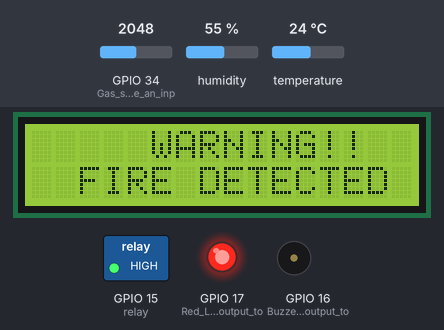
Recording of a sketch running on a simulated ESP32. On the bench: 16×2 character LCD, switched loads named in the sketch (green lamp = pin HIGH), output pins drawn as LEDs (lit = HIGH), buzzer (waves = sounding). The inputs (shaded band) are chosen by the test bench; at power-on: GPIO 34 (Gas_sensor_will_be_an_inp) = 2048, humidity 55 %, temperature 24 °C. WiFi joins after 1.5 s; servers stay silent unless stated; what the sketch prints to the serial monitor is not drawn.

Above: at 2.7 s.
2.8 s: GPIO 34 (Gas_sensor_will_be_an_inp) set to 1995
11.2 s: GPIO 34 (Gas_sensor_will_be_an_inp) set to 1891
At 18.4 s:
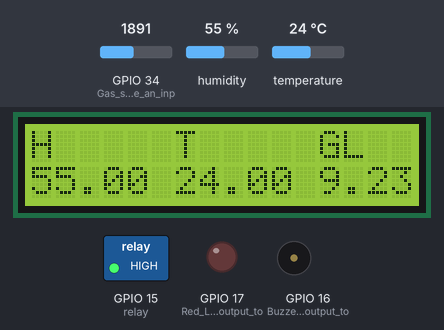
18.7 s: humidity set to 22 %
At 20.6 s:
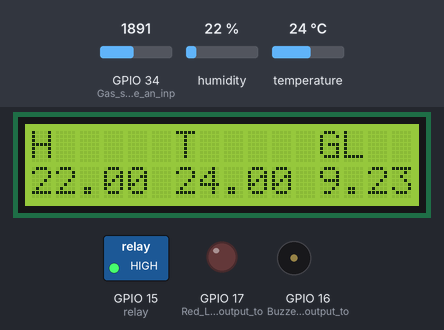
25.8 s: temperature set to 12 °C
At 26.9 s:
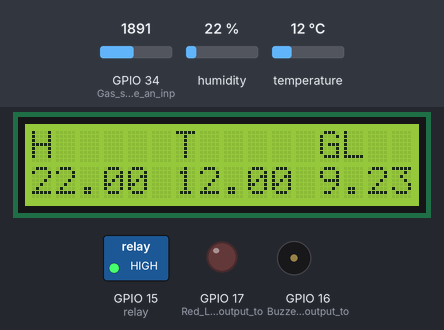
32.9 s: humidity set to 40 %
At 35.3 s:
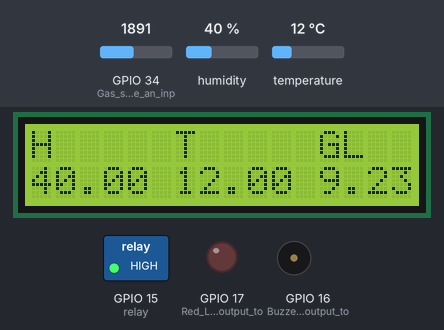
40.0 s: GPIO 34 (Gas_sensor_will_be_an_inp) set to 1228
At 42.9 s:
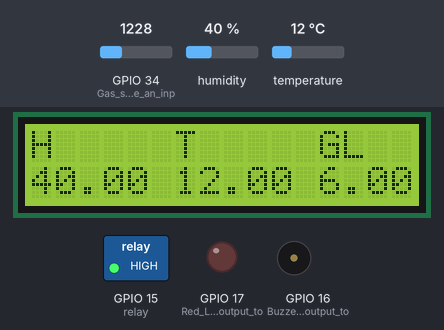
Timing chart, 0 to 44.4 s (numbered marks = the images above; inputs shaded):
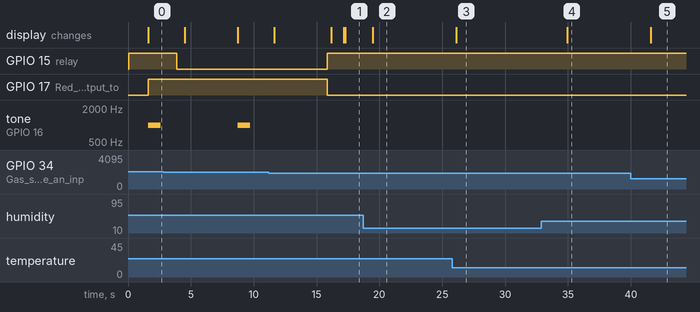

The sketch:

ArduinoIdeFile.ino
```cpp
//Below is the code of my Smart-RoomGuard Project
//For any help feel free to reach out to me

#include <Wire.h>
#include <WiFi.h>
#include <WiFiClientSecure.h>
#include <UniversalTelegramBot.h>
#include <LiquidCrystal.h>
#include "MQ135.h"
#include "DHT.h"

//dht pins
#define DHTPIN 4
#define relay 15
#define DHTTYPE DHT22
DHT dht(DHTPIN, DHTTYPE);
int flag = 0;

//thingspeak and telegram integration
String apiKey = "#api_key"; //enter apikey of thingspeak
const char *ssid = "#Wifi_name";  //enter name of Wifi
const char *pass = "#Wifi_password"; //enter password of Wifi network
#define BOTtoken "#bot_token"     //enter telegram bot token of the bot from botfather
#define CHAT_ID "#chat_id"    //enter your own chat_id so that bot can use that to send message
#define REPORTING_PERIOD_MS 1000
const char *server = "api.thingspeak.com";  //thingspeak server integration
WiFiClient client2;
WiFiClientSecure client;

UniversalTelegramBot bot(BOTtoken, client);
//lcd pins
LiquidCrystal My_LCD(22, 23, 5, 18, 19, 21);

void setup() {
  Serial.begin(115200);
  My_LCD.begin(16, 2);
  My_LCD.clear();
  //gas sensor pins
  pinMode(16, OUTPUT);     //Buzzer will be output to ESP32
  pinMode(relay, OUTPUT);  //LOCK
  pinMode(17, OUTPUT);     //Red Led will be output to ESP32
  pinMode(34, INPUT);      //Gas sensor will be an input to the ESP32
  digitalWrite(relay, HIGH);
  digitalWrite(17, LOW);
  delay(10);

  //DHT
  dht.begin();
  //Wifi
  WiFi.mode(WIFI_STA);
  WiFi.begin(ssid, pass);
  client.setCACert(TELEGRAM_CERTIFICATE_ROOT);
  while (WiFi.status() != WL_CONNECTED) {
    delay(500);
    Serial.print(".");
  }
  Serial.println("");
  Serial.println("WiFi connected");
  Serial.println("IP address: ");
  Serial.println(WiFi.localIP());
  // bot.sendMessage(CHAT_ID, "Wifi connected!");
}

void loop() {
  //gas sensor
  MQ135 gasSensor = MQ135(34);
  float air_quality;
  air_quality = getVoltage(34);

  //dht
  float Humidity = dht.readHumidity();
  float Temperature = dht.readTemperature();

  if (isnan(Humidity) || isnan(Temperature)) {
    Serial.println(F("Failed to read from DHT sensor!"));
    delay(1000);
    return;
  }


  if (air_quality > 9.5 || Temperature > 200) {
    flag = 1;
    delay(10);
    tone(16, 1000, 1000);  //Buzzer is ON
    digitalWrite(17, HIGH);
    My_LCD.clear();
    My_LCD.setCursor(5, 0);
    My_LCD.print("WARNING!!");
    My_LCD.setCursor(2, 1);
    My_LCD.print("FIRE DETECTED");
    bot.sendMessage(CHAT_ID, "Warning!! Fire Detected");
    delay(2000);
    digitalWrite(relay, LOW);  //emergency lock is OPEN
    bot.sendMessage(CHAT_ID, "Emergency Gate Opened");
    bot.sendMessage(CHAT_ID, "Check Room Condition here : https://thingspeak.com/channels/2363375");
    My_LCD.clear();
    delay(10);
    My_LCD.setCursor(1, 0);
    My_LCD.print("EMERGENCY GATE");
    My_LCD.setCursor(5, 1);
    My_LCD.print("OPENED");
    delay(1000);
    // digitalWrite(17, LOW);


    Serial.println("Warning!! Fire Detected");
    Serial.print(" Gas Level:");
    Serial.println(air_quality);
    Serial.print("Humidity: ");
    Serial.print(Humidity);
    Serial.print("%  Temperature: ");
    Serial.print(Temperature);
    Serial.println("°C ");
    Serial.println("");
    delay(1000);
  }
  if (air_quality < 9.5 && Temperature < 200) {
    if (flag == 1) {
      flag = 0;
      //Buzzer is OFF
      digitalWrite(relay, HIGH);  //emergency lock is OFF
      digitalWrite(17, LOW);      //RED LED id OFF
      bot.sendMessage(CHAT_ID, "Condition Stabilized");
      Serial.print("Humidity: ");
      Serial.print(Humidity);
      Serial.print("%  Temperature: ");
      Serial.print(Temperature);
      Serial.print("°C ");
      Serial.print("  Gas Level:");
      Serial.println(air_quality);
      //LCD

      tone(16, 1000, 1000);
      My_LCD.clear();
      My_LCD.setCursor(4, 0);
      My_LCD.print("Condition");
      My_LCD.setCursor(3, 1);
      My_LCD.print("Stabilized");

      tone(16, 0, 1000);
      delay(1000);
      My_LCD.clear();
      delay(100);
      My_LCD.setCursor(0, 0);
      My_LCD.print("H     T     GL");
      My_LCD.setCursor(0, 1);
      My_LCD.print(Humidity);
      My_LCD.setCursor(6, 1);
      My_LCD.print(Temperature);
      My_LCD.setCursor(12, 1);
      My_LCD.print(air_quality);
    } else {
      tone(16, 0, 1000);
      My_LCD.clear();             //Buzzer is OFF
      digitalWrite(relay, HIGH);  //emergency lock is OFF
      digitalWrite(17, LOW);      //RED LED id OFF
      Serial.print("Humidity: ");
      Serial.print(Humidity);
      Serial.print("%  Temperature: ");
      Serial.print(Temperature);
      Serial.print("°C ");
      Serial.print("  Gas Level:");
      Serial.println(air_quality);
      //LCD
      My_LCD.setCursor(0, 0);
      My_LCD.print("H     T     GL");
      My_LCD.setCursor(0, 1);
      My_LCD.print(Humidity);
      My_LCD.setCursor(6, 1);
      My_LCD.print(Temperature);
      My_LCD.setCursor(12, 1);
      My_LCD.print(air_quality);
    }

    // delay(1000);
  }

  // thing speak
  if (client2.connect(server, 80))  //   "184.106.153.149" or api.thingspeak.com
  {
    Serial.println("Sending....");
    String sendData = apiKey + " &field1=" + (air_quality) + " &field2=" + (Temperature) + " &field3=" + (Humidity) + "r\n";
    // Serial.println(sendData);

    client2.print("POST /update HTTP/1.1\n");
    client2.print("Host: api.thingspeak.com\n");
    client2.print("Connection: close\n");
    client2.print("X-THINGSPEAKAPIKEY: " + apiKey + "\n");
    client2.print("Content-Type: application/x-www-form-urlencoded\n");
    client2.print("Content-Length: ");
    client2.print(sendData.length());
    client2.print("\n\n");
    client2.print(sendData);

    delay(1000);
  } else {
    Serial.println("Server Not found");
  }

  client2.stop();

  delay(1000);
}
float getVoltage(int pin) {
  return (analogRead(pin) * 0.004882814);
}
```

Measured:
- the behaviour switches between 1946 and 1945 on GPIO 34 (Gas_sensor_will_be_an_inp) (found by bisection; images 0 and 1)
- after the input at 11.2 s, GPIO 15 (relay): LOW → HIGH after 4.7 s; GPIO 17 (Red_Led_will_be_output_to): HIGH → LOW after 4.7 s; tone on GPIO 16 (Buzzer_will_be_output_to): stays silent (without the input it goes to 1000 Hz after 4.7 s)
- after the input at 18.7 s, the display: changes after 0.78 s (image 2)
- after the input at 25.8 s, the display: changes after 0.31 s (image 3)
- after the input at 32.9 s, the display: changes after 2.1 s (image 4)
- after the input at 40.0 s, the display: changes after 1.6 s (image 5)
